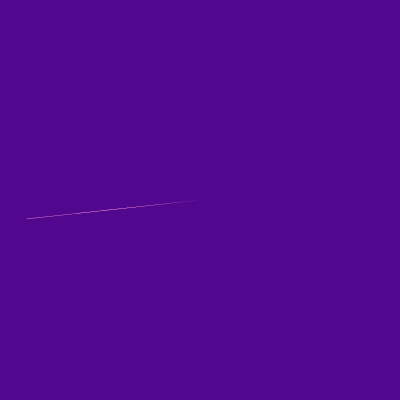
Frame 1 (no input)
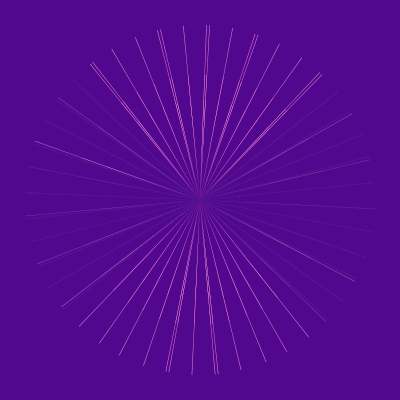
Frame 60 (the mouse pressed at the canvas centre just before this capture)
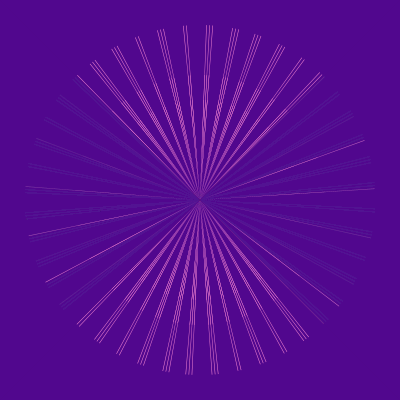
Frame 120 (the mouse held since frame 60 and released just before this capture)

The Processing sketch that drew these frames (run headless with seeded random() and noise(); from frame 60 on, the mouse is pressed at the canvas centre):

// Processing sketch: processing_82878
// ── processing_82878.pde

//Variable de couleur
int a;
//Rayon du cercle
int R;
//Centre du cercle
int xc;
int yc;
//angle qui détermine la position de l'arc
float angle1=random(0, PI);
 
 
void setup()
{
 //Epaisseur des traits
  strokeWeight(0.5);
 //Couleur de fond
  background(#51078E);
 //Taille du sketch
  size (400,400);
  //on déclare les variables
  a=(#F282D2);
  R=height-50;
  xc=width/2;
  yc=height/2;
  frameRate(160);
}
void draw()
{
 //Pour adoucir les trait.
   smooth();
  
 //Pour la couleur des arcs.
   fill(a);
  
 //On definit l'arc.
   angle1=(angle1+TWO_PI)%TWO_PI;
    
 //On trace le premier arc.
   arc (xc,yc,R,R,(angle1+frameCount)%TWO_PI,(angle1+frameCount+PI/1000)%TWO_PI);
  
/*fill(0);*/
  
 //On trace le deuxième arc.
   arc (xc,yc,R-100,R-100,(angle1+frameCount)%TWO_PI,(angle1+frameCount+PI/1000)%TWO_PI);
 //On trace le trosiième arc. 
   arc (xc,yc,R-150,R-150,(angle1+frameCount)%TWO_PI,(angle1+frameCount+PI/1000)%TWO_PI);
 
 fill(81,7,142,20);
 noStroke();
 /*stroke(#F282D2);
 strokeWeight(1);*/
 triangle(400,400,400,0,200,200); 
 fill(81,7,142,20);
 triangle(0,0,200,200,0,400); 
}
